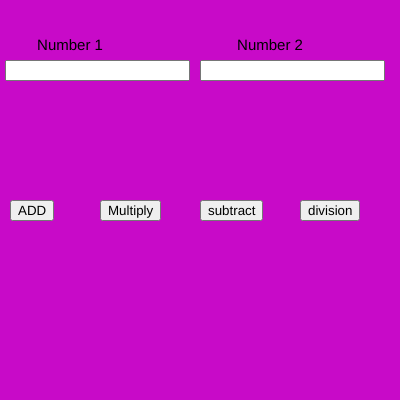
Frame 1 (no input)
Frame 60 (no input): identical to frame 1, image omitted
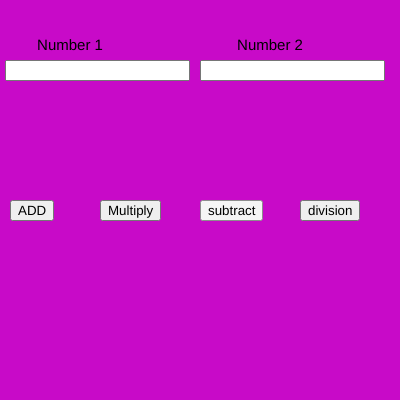
Frame 120 (the mouse pressed at the canvas centre since frame 60)

The p5.js sketch that drew these frames (run headless with seeded random() and noise() and a simulated clock; from frame 60 on, the mouse is pressed at the canvas centre):

// p5.js sketch
// ── sketch.js
var n1,n2;
var b1,b2,b3,b4;

function setup() {
  
  createCanvas(400, 400);
  
  num1 = createInput();
  num1.position(5, 60);
  
  num2 = createInput();
  num2.position(200, 60);
  
  b1 = createButton("ADD");
  b1.position(10, 200);
  b1.mousePressed(add);
  
  b2 = createButton("Multiply");
  b2.position(100, 200);
  b2.mousePressed(mul);
  
  b3 = createButton("subtract");
  b3.position(200,200);
  b3.mousePressed(sub);

  b4 = createButton("division");
  b4.position(300,200);
  b4.mousePressed(div);  
  textAlign(CENTER);
  textSize(15);
}

function draw() {
  background(200,10,200)
  text("Number 1",70,50)
  text("Number 2",270,50)
  
n1=parseInt(num1.value());
n2=parseInt(num2.value());
}
function add(){
  console.log(n1+n2);
}
function mul (){
  console.log(n1*n2);
}
function sub(){
  console.log(n1-n2);
}
function div(){
  console.log(n1/n2);
}
